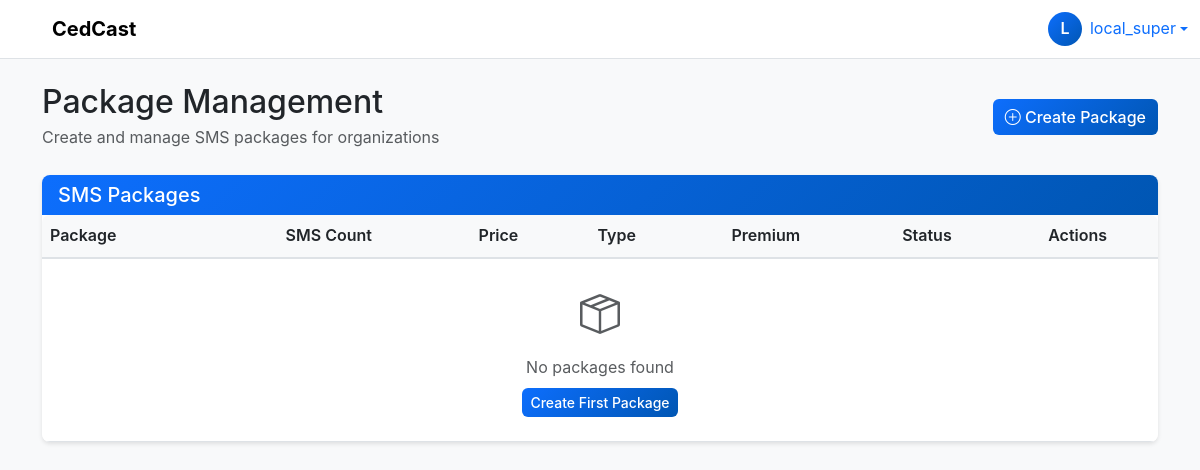
Before: /super/packages/ (signed in) with the older database file.
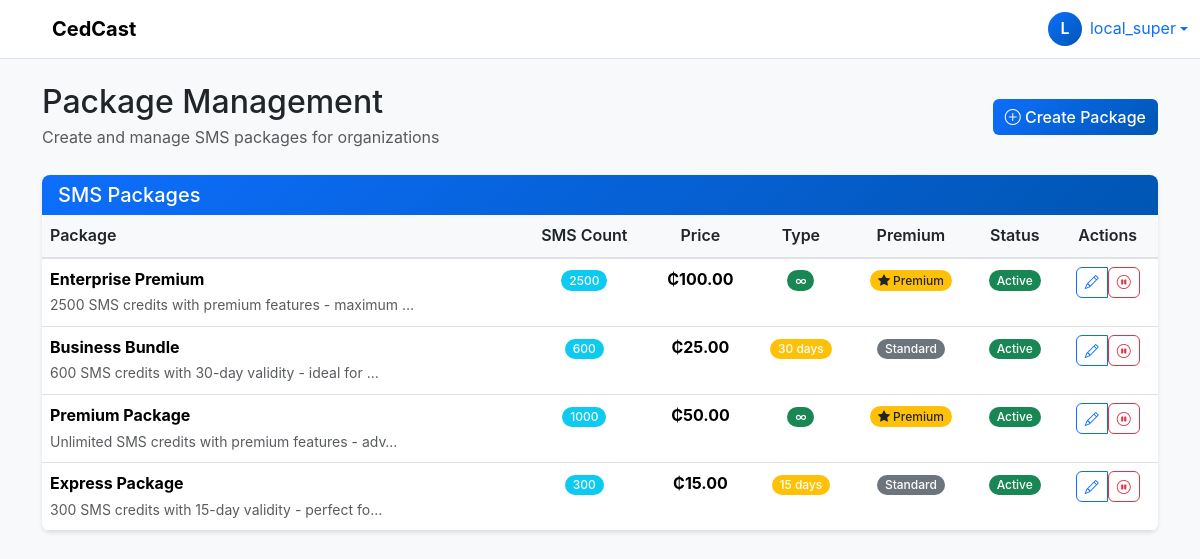
After: the same page with the newer database file.
### core/models.py (models this page shows, shortened)
class Package(models.Model):
	PACKAGE_TYPE_CHOICES = [
		('expiry', 'Expiry Package'),
		('non_expiry', 'Non-Expiry Package'),
	]
	name = models.CharField(max_length=100)
	description = models.TextField(blank=True, null=True)
	price = models.DecimalField(max_digits=10, decimal_places=2)
	sms_count = models.PositiveIntegerField(help_text="Number of SMS included in the package")
	expiry_days = models.PositiveIntegerField(default=0, help_text="Days until package expires (0 for non-expiry)")
	package_type = models.CharField(max_length=20, choices=PACKAGE_TYPE_CHOICES)
	is_premium = models.BooleanField(default=False, help_text="Grants premium features")
	is_active = models.BooleanField(default=True)
	created_at = models.DateTimeField(auto_now_add=True)
	class Meta:
		ordering = ['price']

### core/views.py (the view, shortened to what this page needs)
# urls.py: path('super/packages/', views.super_packages_view, name='super_packages'),
@login_required
@user_passes_test(lambda u: u.is_superuser)
def super_packages_view(request):
    packages = Package.objects.all().order_by('-created_at')
    message = None
    context = {
        'packages': packages,
        'message': message,
    }
    return render(request, 'super_packages.html', context)

### core/templates/super_packages.html (shortened to what the changed rows need)
{% extends 'base.html' %}
{% load static %}
{% block content %}
<div class="container py-4">
    <div class="d-flex justify-content-between align-items-center mb-4">
        <div>
            <h2 class="mb-1">Package Management</h2>
        </div>
    </div>
    <div class="card">
        <div class="card-body p-0">
            <div class="table-responsive">
                <table class="table table-hover mb-0">
                    <thead class="table-light">
                        <tr>
                            <th>Package</th>
                            <th class="text-center">SMS Count</th>
                            <th class="text-center">Price</th>
                            <th class="text-center">Type</th>
                            <th class="text-center">Premium</th>
                            <th class="text-center">Status</th>
                            <th class="text-center">Actions</th>
                        </tr>
                    </thead>
                    <tbody>
                        {% for package in packages %}
                        <tr>
                            <td>
                                <div>
                                    <div class="fw-bold">{{ package.name }}</div>
                                    {% if package.description %}
                                    <small class="text-muted">{{ package.description|truncatechars:50 }}</small>
                                    {% endif %}
                                </div>
                            </td>
                            <td class="text-center">
                                <span class="badge bg-info">{{ package.sms_count }}</span>
                            </td>
                            <td class="text-center">
                                <span class="fw-bold">₵{{ package.price }}</span>
                            </td>
                            <td class="text-center">
                                {% if package.package_type == 'expiry' %}
                                <span class="badge bg-warning">{{ package.expiry_days }} days</span>
                                {% else %}
                                <span class="badge bg-success">∞</span>
                                {% endif %}
                            </td>
                            <td class="text-center">
                                {% if package.is_premium %}
                                <span class="badge bg-warning text-dark">
                                    <i class="bi bi-star-fill"></i> Premium
                                </span>
                                {% else %}
                                <span class="badge bg-secondary">Standard</span>
                                {% endif %}
                            </td>
                            <td class="text-center">
                                {% if package.is_active %}
                                <span class="badge bg-success">Active</span>
                                {% else %}
                                <span class="badge bg-danger">Inactive</span>
                                {% endif %}
                            </td>
                            <td class="text-center">
                                <div class="btn-group" role="group">
                                    <a href="{% url 'edit_package' package.id %}" class="btn btn-sm btn-outline-primary">
                                        <i class="bi bi-pencil"></i>
                                    </a>
                                    <form method="post" class="d-inline" onsubmit="return confirm('Are you sure you want to {% if package.is_active %}deactivate{% else %}activate{% endif %} this package?')">
                                        <button type="submit" class="btn btn-sm {% if package.is_active %}btn-outline-danger{% else %}btn-outline-success{% endif %}">
                                            {% if package.is_active %}
                                            <i class="bi bi-pause-circle"></i>
                                            {% else %}
                                            <i class="bi bi-play-circle"></i>
                                            {% endif %}
                                        </button>
                                    </form>
                                </div>
                            </td>
                        </tr>
                        {% empty %}
                        <tr>
                            <td colspan="7" class="text-center py-4 text-muted">
                                <i class="bi bi-box-seam fs-1"></i>
                                <p class="mb-0 mt-2">No packages found</p>
                                <a href="{% url 'create_package' %}" class="btn btn-primary btn-sm mt-2">Create First Package</a>
                            </td>
                        </tr>
                        {% endfor %}
                    </tbody>
                </table>
            </div>
        </div>
    </div>
</div>
{% endblock %}

Changed rows visible on the page:
added Package: name "Enterprise Premium", description "2500 SMS credits with premium features - maximum …", sms_count "2500", price "100.00", is_premium True (drawn), is_active "Active"
added Package: name "Business Bundle", description "600 SMS credits with 30-day validity - ideal for …", sms_count "600", price "25.00", expiry_days "30", is_premium "Standard", is_active "Active"
added Package: name "Premium Package", description "Unlimited SMS credits with premium features - adv…", sms_count "1000", price "50.00", is_premium True (drawn), is_active "Active"
added Package: name "Express Package", description "300 SMS credits with 15-day validity - perfect fo…", sms_count "300", price "15.00", expiry_days "15", is_premium "Standard", is_active "Active"
Other visible differences:
text no longer shown: "No packages found Create First Package"
